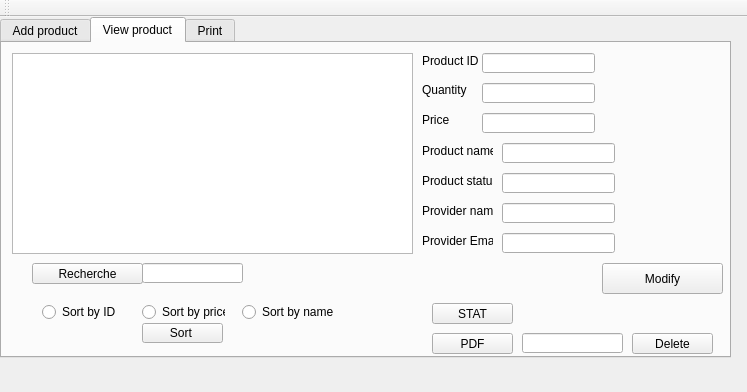
<?xml version="1.0" encoding="UTF-8"?>
<ui version="4.0">
 <class>MainWindow</class>
 <widget class="QMainWindow" name="MainWindow">
  <property name="geometry">
   <rect>
    <x>0</x>
    <y>0</y>
    <width>747</width>
    <height>392</height>
   </rect>
  </property>
  <property name="windowTitle">
   <string>Gestion des Clients</string>
  </property>
  <widget class="QWidget" name="centralWidget">
   <widget class="QTabWidget" name="tabWidget">
    <property name="geometry">
     <rect>
      <x>0</x>
      <y>0</y>
      <width>731</width>
      <height>341</height>
     </rect>
    </property>
    <property name="currentIndex">
     <number>1</number>
    </property>
    <widget class="QWidget" name="tab">
     <attribute name="title">
      <string>Add product</string>
     </attribute>
     <widget class="QLabel" name="label">
      <property name="geometry">
       <rect>
        <x>10</x>
        <y>30</y>
        <width>61</width>
        <height>16</height>
       </rect>
      </property>
      <property name="text">
       <string>Product ID</string>
      </property>
     </widget>
     <widget class="QLabel" name="label_2">
      <property name="geometry">
       <rect>
        <x>10</x>
        <y>60</y>
        <width>47</width>
        <height>14</height>
       </rect>
      </property>
      <property name="text">
       <string>Quantity</string>
      </property>
     </widget>
     <widget class="QLabel" name="label_3">
      <property name="geometry">
       <rect>
        <x>10</x>
        <y>90</y>
        <width>47</width>
        <height>14</height>
       </rect>
      </property>
      <property name="text">
       <string>Price</string>
      </property>
     </widget>
     <widget class="QLabel" name="label_4">
      <property name="geometry">
       <rect>
        <x>10</x>
        <y>120</y>
        <width>71</width>
        <height>16</height>
       </rect>
      </property>
      <property name="text">
       <string>Product name</string>
      </property>
     </widget>
     <widget class="QLabel" name="label_5">
      <property name="geometry">
       <rect>
        <x>10</x>
        <y>150</y>
        <width>71</width>
        <height>16</height>
       </rect>
      </property>
      <property name="text">
       <string>Product status</string>
      </property>
     </widget>
     <widget class="QLabel" name="label_6">
      <property name="geometry">
       <rect>
        <x>10</x>
        <y>180</y>
        <width>71</width>
        <height>16</height>
       </rect>
      </property>
      <property name="text">
       <string>Provider name</string>
      </property>
     </widget>
     <widget class="QLabel" name="label_7">
      <property name="geometry">
       <rect>
        <x>10</x>
        <y>210</y>
        <width>71</width>
        <height>16</height>
       </rect>
      </property>
      <property name="text">
       <string>Provider email</string>
      </property>
     </widget>
     <widget class="QLineEdit" name="lineEditID">
      <property name="geometry">
       <rect>
        <x>110</x>
        <y>30</y>
        <width>113</width>
        <height>20</height>
       </rect>
      </property>
     </widget>
     <widget class="QLineEdit" name="lineEditPrice">
      <property name="geometry">
       <rect>
        <x>110</x>
        <y>90</y>
        <width>61</width>
        <height>20</height>
       </rect>
      </property>
     </widget>
     <widget class="QLineEdit" name="lineEditPname">
      <property name="geometry">
       <rect>
        <x>110</x>
        <y>120</y>
        <width>113</width>
        <height>20</height>
       </rect>
      </property>
     </widget>
     <widget class="QLineEdit" name="lineEditPstate">
      <property name="geometry">
       <rect>
        <x>110</x>
        <y>150</y>
        <width>113</width>
        <height>20</height>
       </rect>
      </property>
     </widget>
     <widget class="QLineEdit" name="lineEditProname">
      <property name="geometry">
       <rect>
        <x>110</x>
        <y>180</y>
        <width>113</width>
        <height>20</height>
       </rect>
      </property>
     </widget>
     <widget class="QLineEdit" name="lineEditProE">
      <property name="geometry">
       <rect>
        <x>110</x>
        <y>210</y>
        <width>171</width>
        <height>20</height>
       </rect>
      </property>
     </widget>
     <widget class="QLineEdit" name="lineEditQuantity">
      <property name="geometry">
       <rect>
        <x>110</x>
        <y>60</y>
        <width>113</width>
        <height>20</height>
       </rect>
      </property>
     </widget>
     <widget class="QPushButton" name="pushButton">
      <property name="geometry">
       <rect>
        <x>370</x>
        <y>250</y>
        <width>75</width>
        <height>23</height>
       </rect>
      </property>
      <property name="text">
       <string>Add</string>
      </property>
     </widget>
     <widget class="QPushButton" name="pushButton_2">
      <property name="geometry">
       <rect>
        <x>290</x>
        <y>250</y>
        <width>75</width>
        <height>23</height>
       </rect>
      </property>
      <property name="text">
       <string>Cancel</string>
      </property>
     </widget>
    </widget>
    <widget class="QWidget" name="tab_2">
     <attribute name="title">
      <string>View product</string>
     </attribute>
     <widget class="QTableView" name="tableProduct">
      <property name="geometry">
       <rect>
        <x>10</x>
        <y>10</y>
        <width>401</width>
        <height>201</height>
       </rect>
      </property>
     </widget>
     <widget class="QPushButton" name="Modify">
      <property name="geometry">
       <rect>
        <x>600</x>
        <y>220</y>
        <width>121</width>
        <height>31</height>
       </rect>
      </property>
      <property name="text">
       <string>Modify</string>
      </property>
     </widget>
     <widget class="QPushButton" name="pushButton_4">
      <property name="geometry">
       <rect>
        <x>630</x>
        <y>290</y>
        <width>81</width>
        <height>21</height>
       </rect>
      </property>
      <property name="text">
       <string>Delete</string>
      </property>
     </widget>
     <widget class="QLineEdit" name="quantityM">
      <property name="geometry">
       <rect>
        <x>480</x>
        <y>40</y>
        <width>113</width>
        <height>20</height>
       </rect>
      </property>
     </widget>
     <widget class="QLineEdit" name="lineEditDelete">
      <property name="geometry">
       <rect>
        <x>520</x>
        <y>290</y>
        <width>101</width>
        <height>20</height>
       </rect>
      </property>
     </widget>
     <widget class="QLineEdit" name="priceM">
      <property name="geometry">
       <rect>
        <x>480</x>
        <y>70</y>
        <width>113</width>
        <height>20</height>
       </rect>
      </property>
     </widget>
     <widget class="QLineEdit" name="productnameM">
      <property name="geometry">
       <rect>
        <x>500</x>
        <y>100</y>
        <width>113</width>
        <height>20</height>
       </rect>
      </property>
     </widget>
     <widget class="QLineEdit" name="productstatusM">
      <property name="geometry">
       <rect>
        <x>500</x>
        <y>130</y>
        <width>113</width>
        <height>20</height>
       </rect>
      </property>
     </widget>
     <widget class="QLineEdit" name="providernameM">
      <property name="geometry">
       <rect>
        <x>500</x>
        <y>160</y>
        <width>113</width>
        <height>20</height>
       </rect>
      </property>
     </widget>
     <widget class="QLineEdit" name="productidM">
      <property name="geometry">
       <rect>
        <x>480</x>
        <y>10</y>
        <width>113</width>
        <height>20</height>
       </rect>
      </property>
     </widget>
     <widget class="QLabel" name="label_8">
      <property name="geometry">
       <rect>
        <x>420</x>
        <y>10</y>
        <width>61</width>
        <height>16</height>
       </rect>
      </property>
      <property name="text">
       <string>Product ID</string>
      </property>
     </widget>
     <widget class="QLabel" name="label_9">
      <property name="geometry">
       <rect>
        <x>420</x>
        <y>40</y>
        <width>47</width>
        <height>14</height>
       </rect>
      </property>
      <property name="text">
       <string>Quantity</string>
      </property>
     </widget>
     <widget class="QLabel" name="label_10">
      <property name="geometry">
       <rect>
        <x>420</x>
        <y>70</y>
        <width>47</width>
        <height>14</height>
       </rect>
      </property>
      <property name="text">
       <string>Price</string>
      </property>
     </widget>
     <widget class="QLabel" name="label_11">
      <property name="geometry">
       <rect>
        <x>420</x>
        <y>100</y>
        <width>71</width>
        <height>16</height>
       </rect>
      </property>
      <property name="text">
       <string>Product name</string>
      </property>
     </widget>
     <widget class="QLabel" name="label_12">
      <property name="geometry">
       <rect>
        <x>420</x>
        <y>130</y>
        <width>71</width>
        <height>16</height>
       </rect>
      </property>
      <property name="text">
       <string>Product status</string>
      </property>
     </widget>
     <widget class="QLabel" name="label_13">
      <property name="geometry">
       <rect>
        <x>420</x>
        <y>160</y>
        <width>71</width>
        <height>16</height>
       </rect>
      </property>
      <property name="text">
       <string>Provider name</string>
      </property>
     </widget>
     <widget class="QLabel" name="label_14">
      <property name="geometry">
       <rect>
        <x>420</x>
        <y>190</y>
        <width>71</width>
        <height>16</height>
       </rect>
      </property>
      <property name="text">
       <string>Provider Email</string>
      </property>
     </widget>
     <widget class="QLineEdit" name="ProvideremailM">
      <property name="geometry">
       <rect>
        <x>500</x>
        <y>190</y>
        <width>113</width>
        <height>20</height>
       </rect>
      </property>
     </widget>
     <widget class="QPushButton" name="recherche">
      <property name="geometry">
       <rect>
        <x>30</x>
        <y>220</y>
        <width>111</width>
        <height>21</height>
       </rect>
      </property>
      <property name="text">
       <string>Recherche</string>
      </property>
     </widget>
     <widget class="QLineEdit" name="lineEditrecherche">
      <property name="geometry">
       <rect>
        <x>140</x>
        <y>220</y>
        <width>101</width>
        <height>20</height>
       </rect>
      </property>
     </widget>
     <widget class="QRadioButton" name="TriID">
      <property name="geometry">
       <rect>
        <x>40</x>
        <y>260</y>
        <width>83</width>
        <height>18</height>
       </rect>
      </property>
      <property name="text">
       <string>Sort by ID</string>
      </property>
     </widget>
     <widget class="QRadioButton" name="TriPrice">
      <property name="geometry">
       <rect>
        <x>140</x>
        <y>260</y>
        <width>83</width>
        <height>18</height>
       </rect>
      </property>
      <property name="text">
       <string>Sort by price</string>
      </property>
     </widget>
     <widget class="QRadioButton" name="TriName">
      <property name="geometry">
       <rect>
        <x>240</x>
        <y>260</y>
        <width>91</width>
        <height>18</height>
       </rect>
      </property>
      <property name="text">
       <string>Sort by name</string>
      </property>
     </widget>
     <widget class="QPushButton" name="Tri">
      <property name="geometry">
       <rect>
        <x>140</x>
        <y>280</y>
        <width>81</width>
        <height>20</height>
       </rect>
      </property>
      <property name="text">
       <string>Sort </string>
      </property>
     </widget>
     <widget class="QPushButton" name="PDFbuttonn">
      <property name="geometry">
       <rect>
        <x>430</x>
        <y>290</y>
        <width>81</width>
        <height>21</height>
       </rect>
      </property>
      <property name="text">
       <string>PDF</string>
      </property>
     </widget>
     <widget class="QPushButton" name="STATbutton">
      <property name="geometry">
       <rect>
        <x>430</x>
        <y>260</y>
        <width>81</width>
        <height>21</height>
       </rect>
      </property>
      <property name="text">
       <string>STAT</string>
      </property>
     </widget>
    </widget>
    <widget class="QWidget" name="tab_3">
     <attribute name="title">
      <string>Print</string>
     </attribute>
     <widget class="QPushButton" name="PDFbutton">
      <property name="geometry">
       <rect>
        <x>240</x>
        <y>120</y>
        <width>221</width>
        <height>51</height>
       </rect>
      </property>
      <property name="text">
       <string>PDF</string>
      </property>
     </widget>
    </widget>
   </widget>
  </widget>
  <widget class="QMenuBar" name="menuBar">
   <property name="geometry">
    <rect>
     <x>0</x>
     <y>0</y>
     <width>747</width>
     <height>22</height>
    </rect>
   </property>
  </widget>
  <widget class="QToolBar" name="mainToolBar">
   <attribute name="toolBarArea">
    <enum>TopToolBarArea</enum>
   </attribute>
   <attribute name="toolBarBreak">
    <bool>false</bool>
   </attribute>
  </widget>
 </widget>
 <layoutdefault spacing="6" margin="11"/>
 <resources/>
 <connections/>
</ui>
